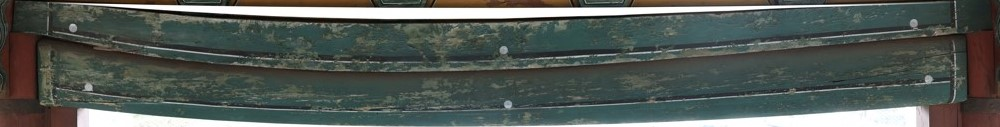
#> input picture Template_Matching/017A8500_HIGH_Template.jpg, 1000 x 127 px, given in place of 017A8500_HIGH.JPG, which was not available
$ python FLANN.py
#> lines starting #> are read from the running program, lines starting #| are printed output that depends on the picture; pictures that were not available may be replaced by others from this repository, and a replacement may not be noted
import numpy as np, cv2

def FLANN(factor):
#> called with factor = 0.7
    img  = cv2.imread("./Template_Matching/017A8500_HIGH.JPG")
#> img is the input picture: shape (127, 1000, 3); mean B, G, R 85.2, 90.1, 83.1
    gray = cv2.cvtColor(img, cv2.COLOR_BGR2GRAY)
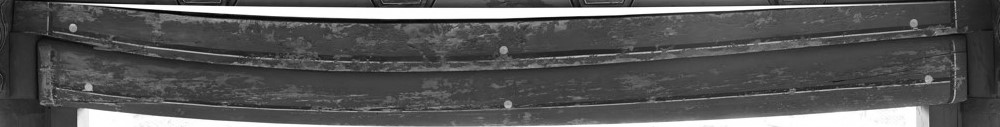
#> gray: shape (127, 1000); min 0, max 255, mean 87.4
    template = cv2.imread("./Template_Matching/017A8500_Template.jpg", cv2.IMREAD_GRAYSCALE)
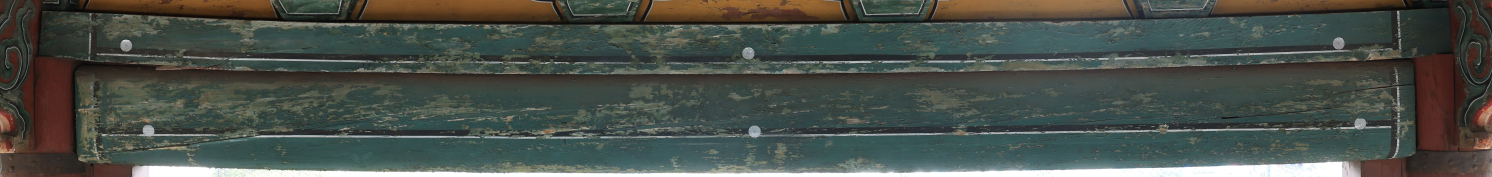
#> input picture Template_Matching/017A8500_Template.jpg, 7460 x 882 px, found by its file name (shown at 1/5 size)
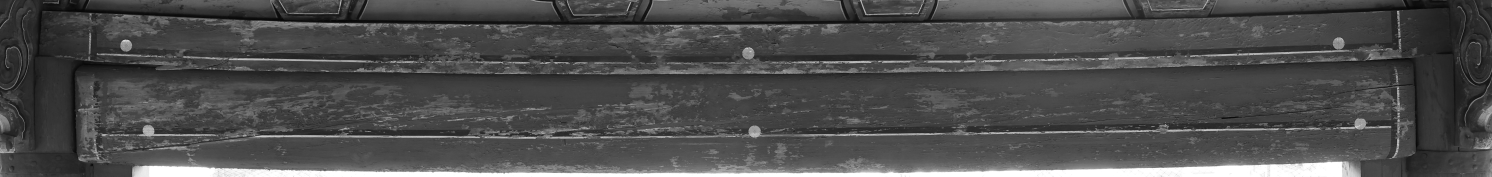
#> template: shape (882, 7460) (shown at 1/5 size); min 0, max 255, mean 77.7
    res = None

    sift = cv2.xfeatures2d.SIFT_create()
    kp1, des1 = sift.detectAndCompute(gray, None)
#> kp1 = 459 keypoints; strongest (x, y, size): (227, 4, 3.1), (579, 6, 2.6), (73, 27, 5), (630, 6, 2.5)
    kp2, des2 = sift.detectAndCompute(template, None)
#> kp2 = 21306 keypoints; strongest (x, y, size): (4355, 313, 2.2), (5929, 280, 4), (1691, 68, 3.1), (4897, 309, 2.2)

    FLANN_INDEX_KDTREE = 0
    index_params = dict(algorithm=FLANN_INDEX_KDTREE, trees=5)
    search_params = dict(checks=50)

    flann = cv2.FlannBasedMatcher(index_params, search_params)
    matches = flann.knnMatch(des1, des2, k=2)
#> matches = 459 matches

    good = []
    for m, n in matches:
        if m.distance < factor * n.distance:
            good.append(m)
#> after the loop, good = 176 matches

    res = cv2.drawMatches(img, kp1, template, kp2, good, res, flags=2)
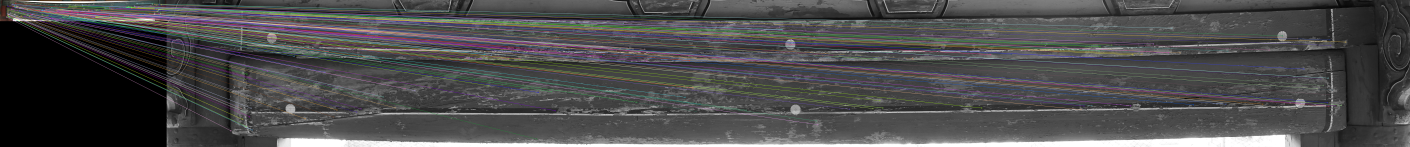
#> res: shape (882, 8460, 3) (shown at 1/6 size); mean B, G, R 76.9, 76.2, 76.7

    cv2.namedWindow("Feature Matching", cv2.WINDOW_NORMAL)
    cv2.imshow("Feature Matching", res)
    cv2.waitKey(0)
    cv2.destroyAllWindows()

FLANN(0.7)
